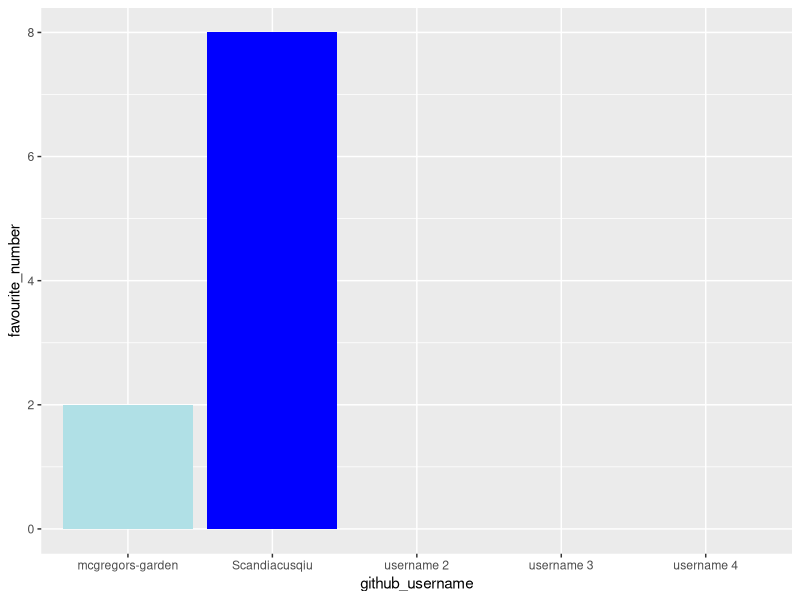
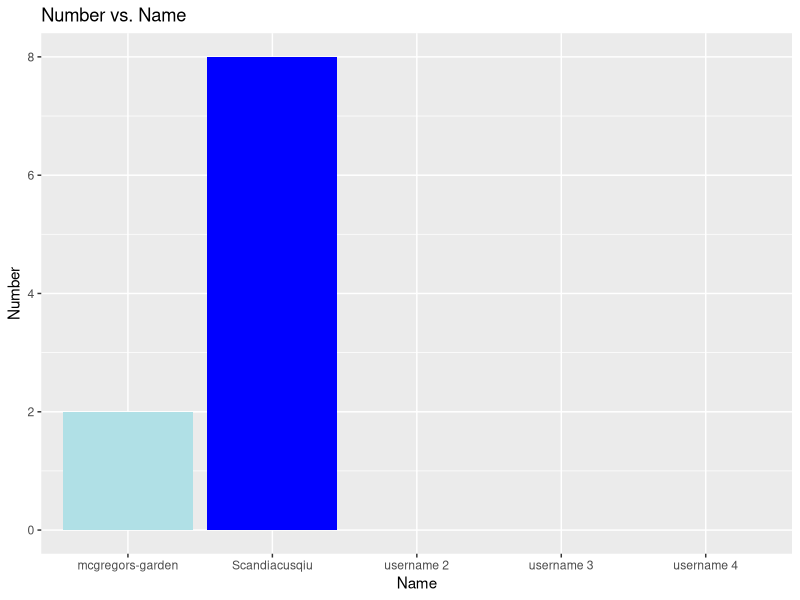
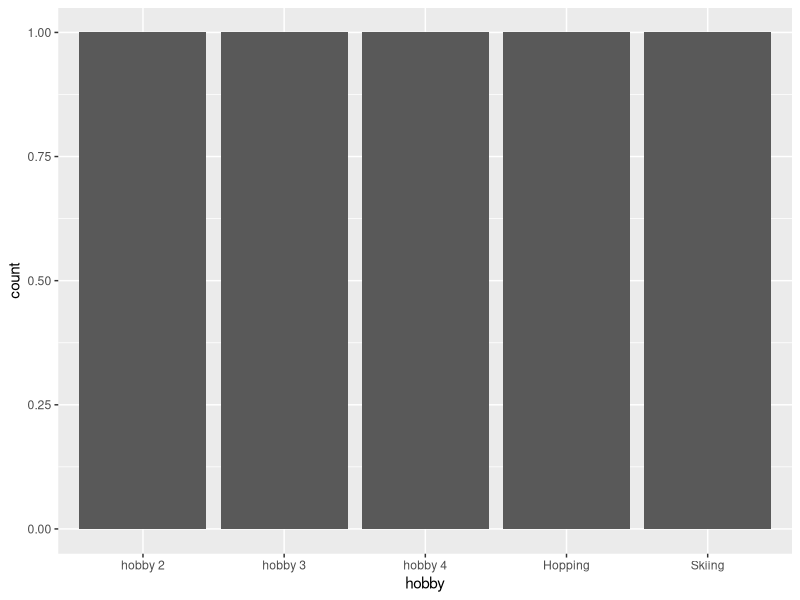

R code for these plots, in order:
## ---- chunk 1
library(tidyverse) 
## ---- chunk 2
team_data <- tibble(
  name = c("Peter Rabbit", "member 1", "member 2", 
           "member 3", "member 4"),
  github_username = c("mcgregors-garden", "Scandiacusqiu", "username 2", 
                      "username 3", "username 4"), 
  colour = c("powderblue", "Blue", "colour 2", 
             "colour 3", "colour 4"),
  hobby = c("Hopping", "Skiing", "hobby 2", 
            "hobby 3", "hobby 4"),
  favourite_number = c(2, 8, NA, NA, NA)
  )

team_data
## ---- chunk 3
p1 <- ggplot(data = team_data, 
             mapping = aes(x = github_username, 
                           y = favourite_number,
                           fill = colour), 
             ) +
   geom_col() +
   scale_fill_identity()
p1
## ---- chunk 4
p1 + labs(x = "Name", 
          y = "Number",
          title = "Number vs. Name")
## ---- chunk 5
p2 <- ggplot(team_data, aes(x = hobby)) +
  geom_bar()
p2
